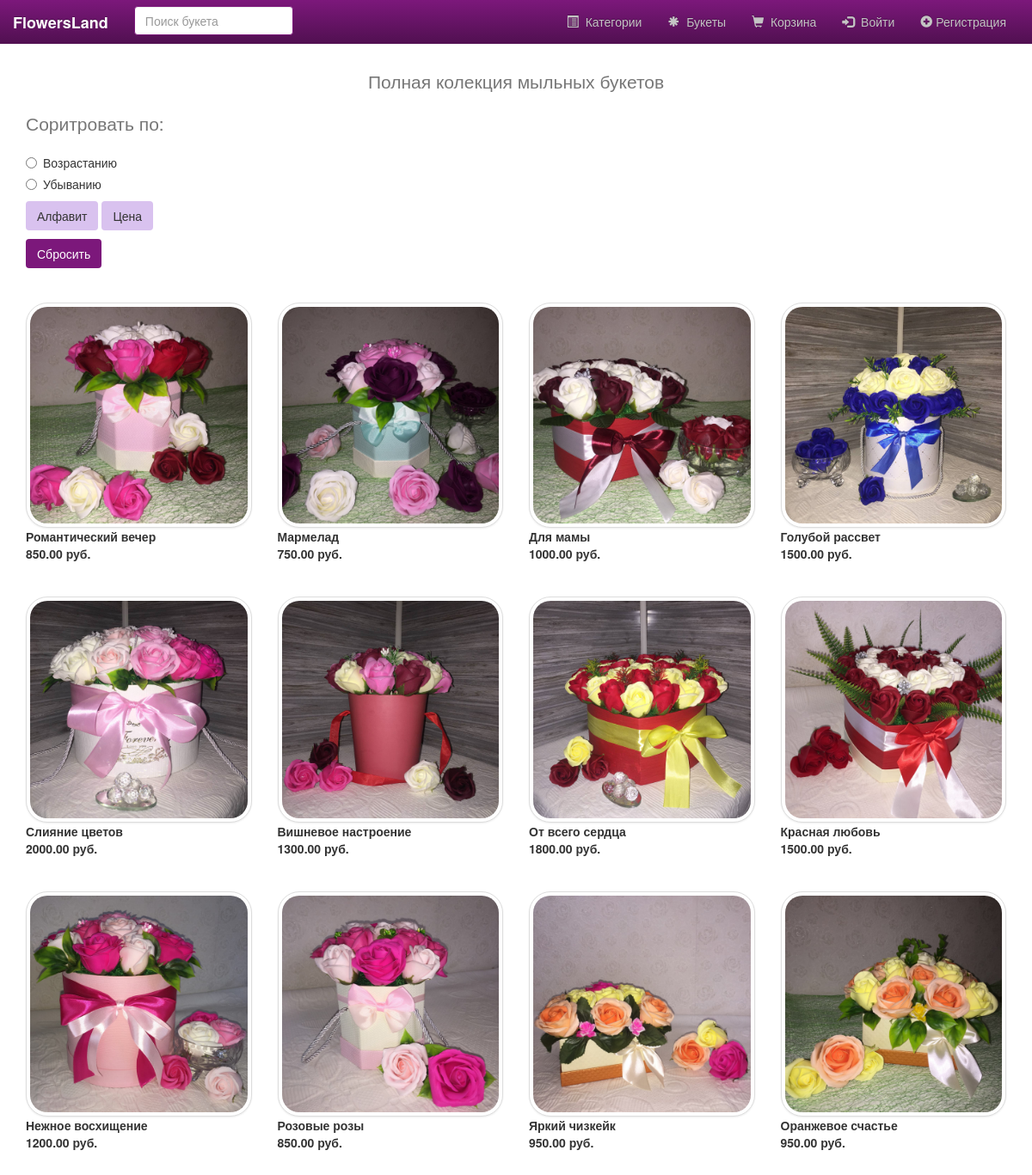
Page /flowersland.ru/flowers.php on the committed database.
### tables this page shows
CREATE TABLE `flowers` (
  `flower_num` varchar(20) NOT NULL,
  `flower_title` varchar(60) DEFAULT NULL,
  `flower_image` varchar(40) DEFAULT NULL,
  `flower_descr` varchar(500) DEFAULT NULL,
  `flower_price` decimal(6,2) NOT NULL,
  `categoryid` int(11) DEFAULT NULL
);

### flowersland.ru/flowers.php (the view, shortened to what this page needs)
<?php
  	$count = 0;
  	require_once "./functions/database_functions.php";
  	$conn = db_connect();
  	if(isset($_POST['title'])){
    		if(isset($_POST['asc'])){
      			$query = "SELECT * FROM flowers order by flower_title asc";
    		}
    		else if(isset($_POST['desc'])){
      			$query = "SELECT * FROM flowers order by flower_title desc";
    		}
    		else{
      			$query = "SELECT * FROM flowers";
    		}
  	}
  	else{
    		$query = "SELECT * FROM flowers";
  	}
  	$result = mysqli_query($conn, $query);
  	require "./template/header.php";
?>
  	<p class="lead text-center text-muted">Полная колекция мыльных букетов</p>
	<h5 class="lead text-muted">Соритровать по:</h5>
	<form method="post" action="flowers.php">
  		<div class="radio">
    			<label><input type="radio" name="asc" >Возрастанию</label>
  		</div>
  		<div class="radio">
    			<label><input type="radio" name="desc">Убыванию</label>
  		</div>
  		<button type="submit" class="btn" name="title">Алфавит</button>
  		<button type="submit" class="btn" name="price">Цена</button>
	</form>
	<form method="post" action="flowers.php">
  		<button type="submit" class="btn btn-primary" name="clear">Сбросить</button>
	</form>
	<br><br>
    	<?php for($i = 0; $i < mysqli_num_rows($result); $i++){ ?>
      		<div class="row">
        		<?php while($query_row = mysqli_fetch_assoc($result)){ ?>
          			<div class="col-md-3">
            				<a href="flower.php?flowernum=<?php echo $query_row['flower_num']; ?>">
              					<img class="img-responsive img-thumbnail" src="./bootstrap/img/<?php echo $query_row['flower_image']; ?>">
              				</a>
              				<table>
               	 			<tr>
               	   				<td><strong>  <?php echo $query_row['flower_title']; ?></strong></td>
               	 			</tr>
               	 			<tr>
               	 				<td><strong><?php echo $query_row['flower_price'];?> руб.</strong>  </td>
               	 			</tr>
              				</table>
            			</div>
        			<?php $count++;
          			if($count >= 4){
              				$count = 0;
              				break;
            			}
          		} ?>
      		</div>
      		<br><br>
	<?php }
  	require_once "./template/footer.php";
?>

### flowersland.ru/template/header.php (shortened to what this page needs)
<!DOCTYPE html>
<html lang="ru">
	<head>
			<link href="./bootstrap/css/bootstrap.min.css" rel="stylesheet">
    		<link href="./bootstrap/css/bootstrap-theme.min.css" rel="stylesheet">
    		<link href="./bootstrap/css/jumbotron.css" rel="stylesheet">
  	</head>
  	<body>
    		<nav class="navbar navbar-inverse navbar-fixed-top">
      			<div class="container">
        			<div class="navbar-header" >
          				<div style="width: 400px; " >
          					<div class="row">
            						<a class="navbar-brand" href="http://flowersland.ru" col-md-3><b>FlowersLand</b></a>
            						<form  method="post" action="search_flower.php" class="col-md-6" style="margin-top:7px">
              							<input type="text" class="form-control" id="inputPassword2" placeholder="Поиск букета" name="text">
           						</form>
          					</div>
          				</div>
        			</div>
        			<div id="navbar" class="navbar-collapse collapse">
          				<ul class="nav navbar-nav navbar-right">
              					<li><a href="category_list.php"><span class="glyphicon glyphicon-list-alt"></span>&nbsp; Категории</a></li>
              					<li><a href="flowers.php"><span class="glyphicon glyphicon-asterisk"></span>&nbsp; Букеты</a></li>
              					<li><a href="cart.php"><span class="glyphicon glyphicon-shopping-cart"></span>&nbsp; Корзина</a></li>
              					<?php if(isset($_SESSION['user'])){
                 					echo '<li><a href="profile.php"><span class="glyphicon glyphicon-user"></span>&nbsp;'.$name.'</a></li>'.' <li><a href="logout.php"><span class="glyphicon glyphicon-log-out"></span>&nbsp; Выйти</a></li>';
               				}
               				else{
                					echo ' <li><a href="signin.php"><span class="	glyphicon glyphicon-log-in"></span>&nbsp; Войти</a></li>'.'<li><a href="signup.php"><span class="glyphicon glyphicon-plus-sign"></span>&nbsp;Регистрация</a></li>';
               				} ?>
            				</ul>
        			</div>
      			</div>
    		</nav>
    		<div class="container" id="main">

### flowersland.ru/template/footer.php
		</div>
  	</body>
</html>

### rows in the picture
flowers: flower_image (picture), flower_title "Романтический вечер", flower_price "850.00"
flowers: flower_image (picture), flower_title "Мармелад", flower_price "750.00"
flowers: flower_image (picture), flower_title "Для мамы", flower_price "1000.00"
flowers: flower_image (picture), flower_title "Голубой рассвет", flower_price "1500.00"
flowers: flower_image (picture), flower_title "Слияние цветов", flower_price "2000.00"
flowers: flower_image (picture), flower_title "Вишневое настроение", flower_price "1300.00"
flowers: flower_image (picture), flower_title "От всего сердца", flower_price "1800.00"
flowers: flower_image (picture), flower_title "Красная любовь", flower_price "1500.00"
flowers: flower_image (picture), flower_title "Нежное восхищение", flower_price "1200.00"
flowers: flower_image (picture), flower_title "Розовые розы", flower_price "850.00"
flowers: flower_image (picture), flower_title "Яркий чизкейк", flower_price "950.00"
flowers: flower_image (picture), flower_title "Оранжевое счастье", flower_price "950.00"
